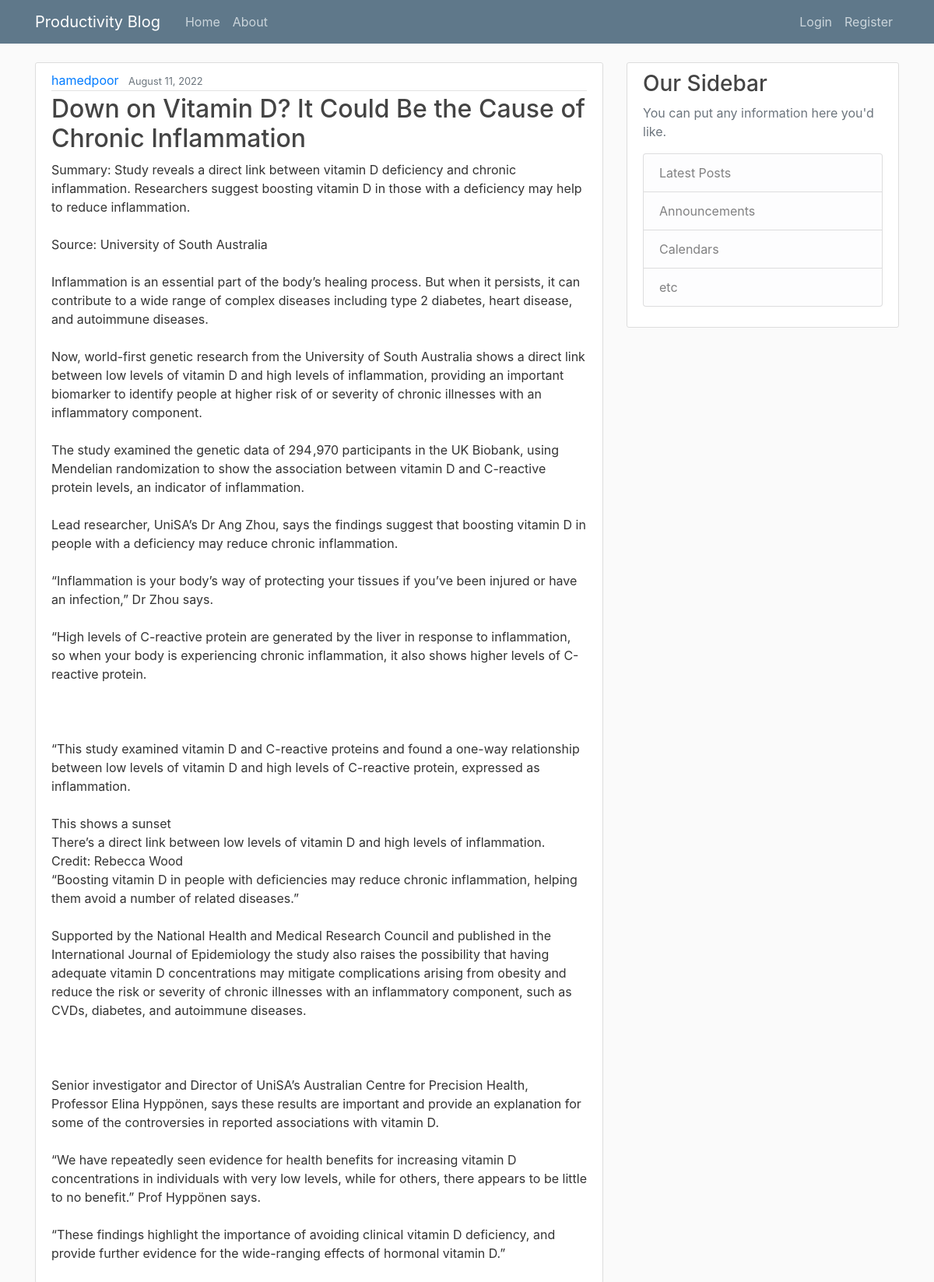
/post/16/, run on the app's committed database.
### blog/models.py (models this page shows, shortened)
class Post(models.Model):
    title = models.CharField(max_length=200)
    content = models.TextField(max_length=250)
    full_content = models.TextField(null=True)
    date_posted = models.DateTimeField(default=timezone.now)
    author = models.ForeignKey(User, on_delete=models.CASCADE)

### blog/views.py (the view)
# urls.py: path('post/<int:pk>/', views.PostDetailView.as_view(), name='post_detail'),
class PostDetailView(DetailView):
       model = Post

### blog/templates/blog/post_detail.html (shortened to what this page needs)
{% extends "blog/base.html" %}
{% block content %}
 <article class="media content-section">
     <div class="media-body">
         <div class="article-metadata">
             <a href="{% url 'user_post' object.author %}" class="mr-2">{{object.author}}</a>
             <small class="text-muted">{{object.date_posted|date:'F d, Y'}}</small>
         </div>
         <h2><a class="article-title" href="#">{{object.title}}</a></h2>
         <p class="article-content">{{object.full_content}}</p>
     </div>
 </article>
{% endblock %}

### blog/static/blog/main.css (style rules this page uses)
body { background: #fafafa; color: #333333; margin-top: 5rem; }
h1, h2, h3, h4, h5, h6 { color: #444444; }
.content-section { background: #ffffff; padding: 10px 20px; border: 1px solid #dddddd; border-radius: 3px; margin-bottom: 20px; }
.article-title { color: #444444; }
.article-content { white-space: pre-line; }
.article-metadata { padding-bottom: 1px; margin-bottom: 4px; border-bottom: 1px solid #e3e3e3 }

### data on the page
Post: author "hamedpoor", date_posted "August 11, 2022", title "Down on Vitamin D? It Could Be the Cause of Chronic Inflammation", full_content "Summary: Study reveals a direct link between vitamin D deficiency and chronic inflammation. Researchers suggest boosting vitamin D in those with a deficiency may help to reduce inflammation. Source: University of South Australia Inflammation is an essential part of the body’s healing process. But when it persists, it can contribute to a wide range of complex diseases including type 2 diabetes, heart disease, and autoimmune diseases. Now, world-first genetic research from the University of South Australia shows a direct link between low levels of vitamin D and high levels of inflammation, providing an important biomarker to identify people at higher risk of or severity of chronic illnesses…"
